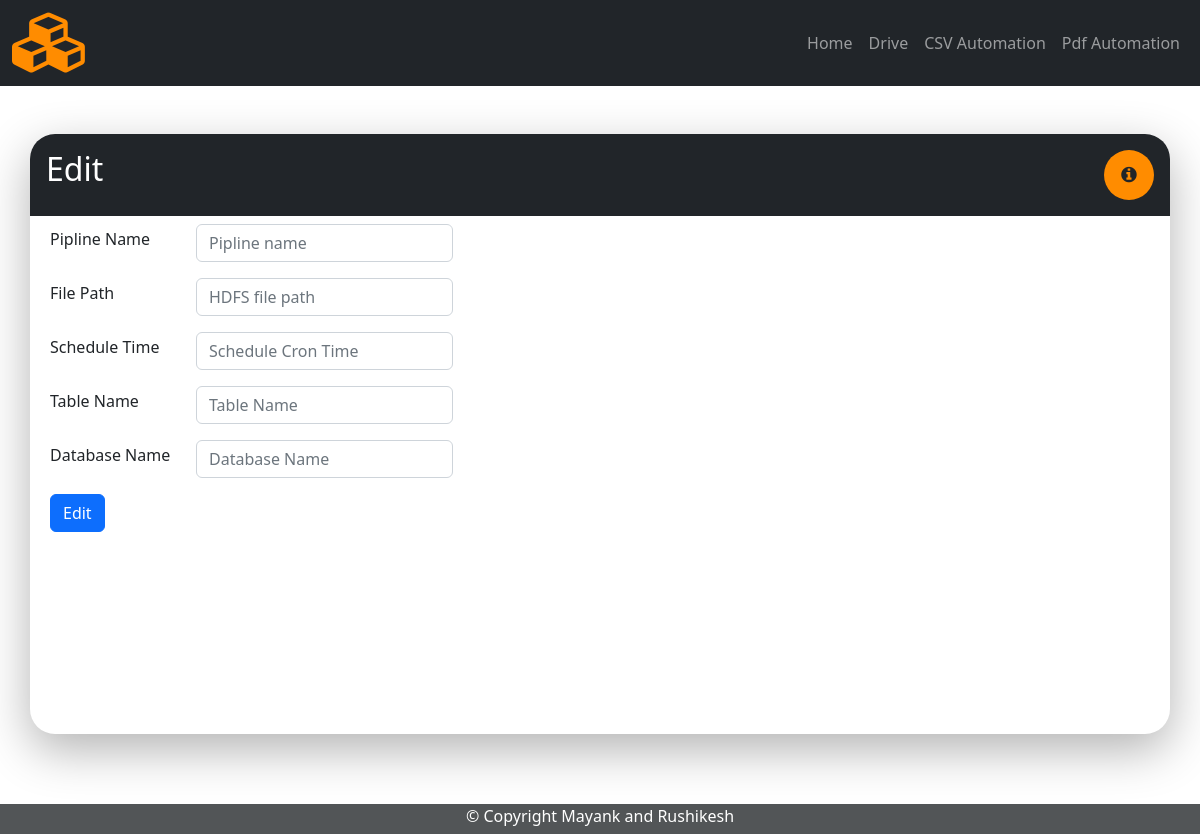
The page /edit/8/ on the database as committed earlier.
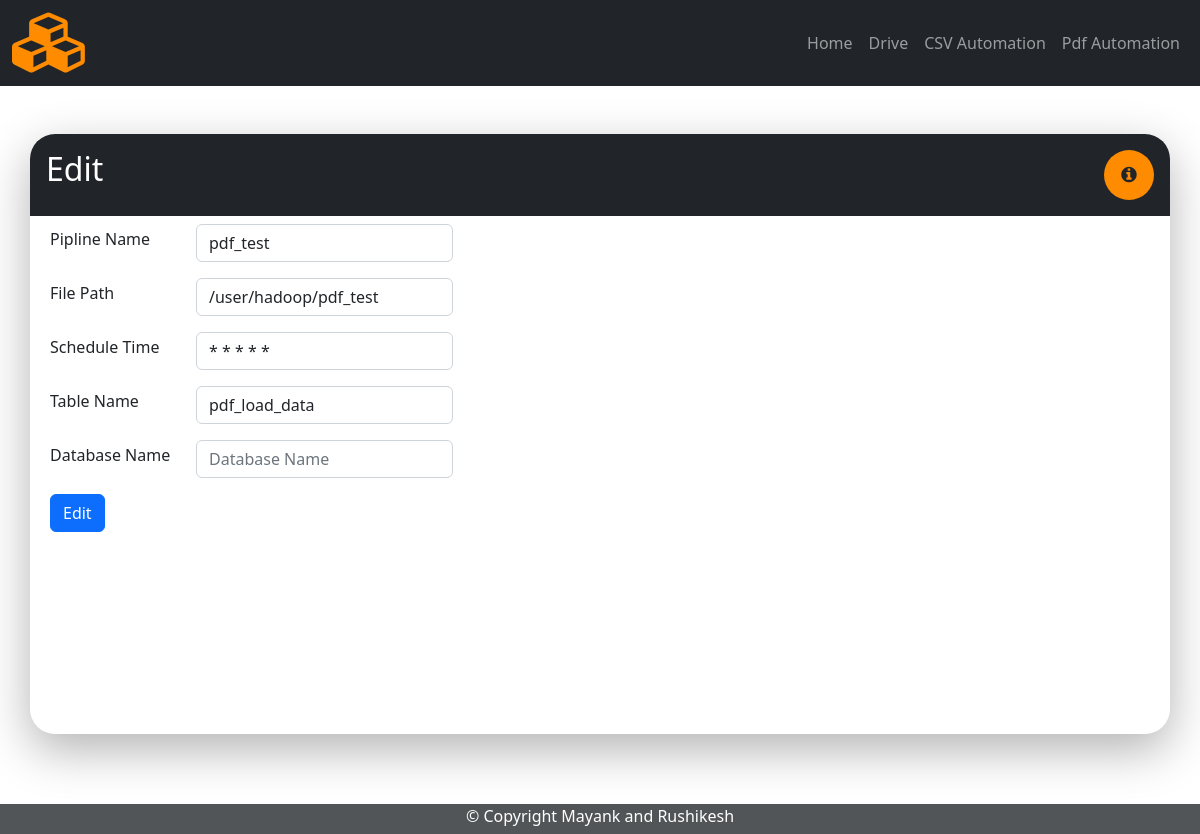
The same page on the database as committed later.
### tool/models.py (models this page shows)
class PiplineDetails(models.Model):
    id = models.AutoField(primary_key=True)
    text = models.CharField(max_length=30,default=None)
    file_type = models.CharField(max_length=30,default=None)
    file_path = models.CharField(max_length=30,default=None)
    schedule_time = models.CharField(max_length=30,default=None)
    table_name = models.CharField(max_length=30,default=None)

### tool/views.py (the view)
# urls.py: path('edit/<int:id>/',views.edit,name='edit'),
def edit(request,id):
    if request.method == 'POST':
        if request.POST['piplineName'] != "" and request.POST['fileType'] != "" and request.POST['filePath'] != "" and request.POST['scheduleTime'] != "" and request.POST['tableName'] != "" and request.POST['databaseName'] != "":
            PiplineDetails.objects.filter(id=request.POST['piplineId']).update(text = request.POST['piplineName'] ,file_path = request.POST['filePath'] , schedule_time = request.POST['scheduleTime'] , table_name = request.POST['tableName'], database_name = request.POST['databaseName'])
            if request.POST['fileType'] == "CSV":
                return redirect("csv_home")
            else:
                return redirect("pdf_home")
        return redirect(request.META['HTTP_REFERER'])
    else:
        pipline_details = PiplineDetails.objects.filter(id=id).values()
        context = {
            'pipline_details': pipline_details,
        }
        return render(request,'common/edit.html',context)

### templates/common/edit.html (shortened to what this page needs)
{% extends 'base.html' %}
{% block content %}
<div class="container shadow-container min-height-con mt-5 overflow-hidden round-edge">
	<div class="row bg-dark text-white">
		<div class="col-sm-7 p-3">
			<h2>Edit</h2>
		</div>
		<div class="col-sm-5 p-3">
            <div class="float-end">
                <button type="button" class="btn icon-color btn-circle btn-lg btn-outline-light" data-bs-toggle="tooltip" data-bs-placement="bottom" title="Shell script and spark submit is used to enter the data into the hive"><i class="fa fa-info-circle" aria-hidden="true"></i></button>
            </div>
        </div>
	</div>
	<div class="p-2">
		<form action="" method="post">
			<div class="mb-3">
				<div class="row g-3 align-items-center">
					<div class="col-auto">
			  			<label class="form-label" style="width: 130px;">Pipline Name</label>
					</div>
					<div class="col-auto">
						<input type="piplineName" class="form-control" name="piplineName" placeholder="Pipline name" value="{{pipline_details.0.text}}">
					</div>
				</div>
			</div>
			<div class="mb-3">
				<div class="row g-3 align-items-center">
					<div class="col-auto">
			  			<label class="form-label" style="width: 130px;">File Path</label>
					</div>
					<div class="col-auto">
						<input type="filePath" class="form-control" name="filePath" placeholder="HDFS file path" value="{{pipline_details.0.file_path}}">
					</div>
				</div>
			</div>
			<div class="mb-3">
				<div class="row g-3 align-items-center">
					<div class="col-auto">
			  			<label class="form-label" style="width: 130px;">Schedule Time</label>
					</div>
					<div class="col-auto">
						<input type="scheduleTime" class="form-control" name="scheduleTime" placeholder="Schedule Cron Time" value="{{pipline_details.0.schedule_time}}">
					</div>
				</div>
			</div>
			<div class="mb-3">
				<div class="row g-3 align-items-center">
					<div class="col-auto">
			  			<label class="form-label" style="width: 130px;">Table Name</label>
					</div>
					<div class="col-auto">
						<input type="tableName" class="form-control" name="tableName" placeholder="Table Name" value="{{pipline_details.0.table_name}}">
					</div>
				</div>
			</div>
			<div class="mb-3">
				<div class="row g-3 align-items-center">
					<div class="col-auto">
			  			<label class="form-label" style="width: 130px;">Database Name</label>
					</div>
					<div class="col-auto">
						<input type="databaseName" class="form-control" name="databaseName" placeholder="Database Name" value="{{pipline_details.0.database_name}}">
					</div>
				</div>
			</div>
			<button type="submit" class="btn btn-primary">Edit</button>
		</form>
	</div>
</div>
<div class="min-height-bottom">
</div>
{% endblock %}

Rows that differ between the two databases and show on the page:
added PiplineDetails: piplineName "pdf_test", filePath "/user/hadoop/pdf_test", scheduleTime "* * * * *", tableName "pdf_load_data"
